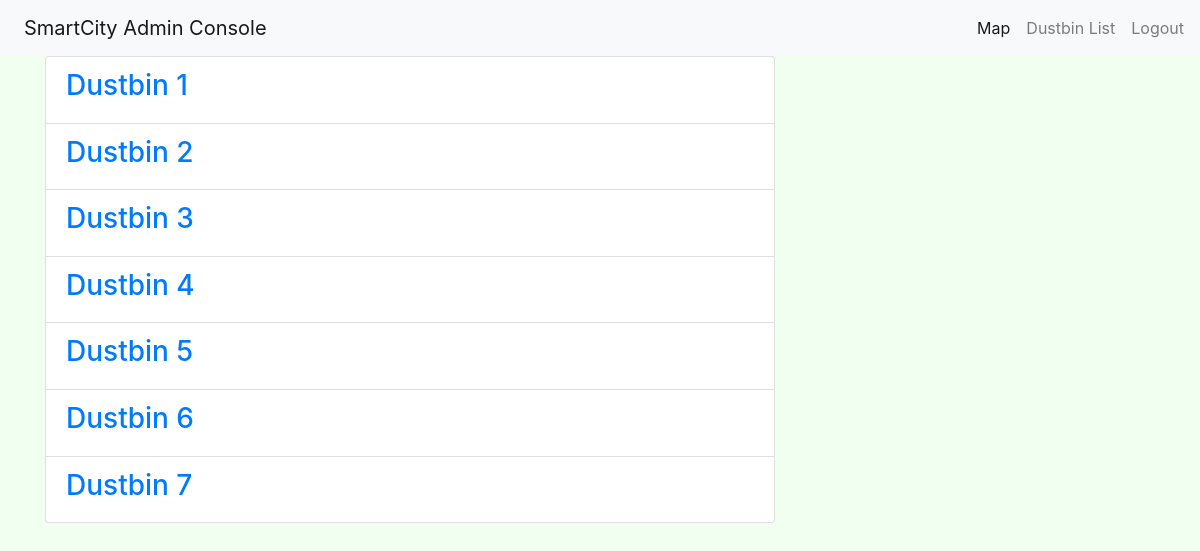
/dustbin/ (signed in), run on the app's committed database.
### dustbin/models.py (models this page shows)
class Dustbin(models.Model):
	longitude = models.TextField()
	latitude = models.TextField()
	location = models.TextField()
	isFull = models.BooleanField()
	def __str__(self):
		return "Dustbin " + str(self.id)

### dustbin/views.py (the view)
class DustBinListView(LoginRequiredMixin, ListView):
	model = Dustbin
	template_name = 'dustbin_list.html'

### dustbin/templates/dustbin_list.html
{% extends 'base.html' %}
{% block content %}
    <div class="col-md-8">
	    <div class="list-group">
            {% for dustbin in object_list %}
                <a class="list-group-item" href="{% url 'dustbin:dustbin_detail' pk=dustbin.pk %}">
                    <h3 class="title list-group-item-heading">{{ dustbin }}</h3>
                </a>
            {% endfor %}
	    </div>
    </div>
{% endblock %}

### static/css/overall_style.css (style rules this page uses)
body { background-color: honeydew; }

### data on the page
Dustbin: id "Dustbin 1"
Dustbin: id "Dustbin 2"
Dustbin: id "Dustbin 3"
Dustbin: id "Dustbin 4"
Dustbin: id "Dustbin 5"
Dustbin: id "Dustbin 6"
Dustbin: id "Dustbin 7"
